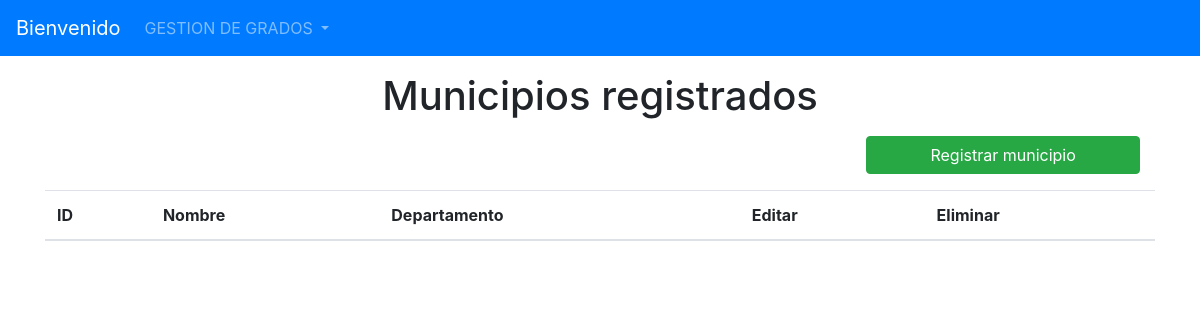
The page /listarMunicipios/ on the database as committed earlier.
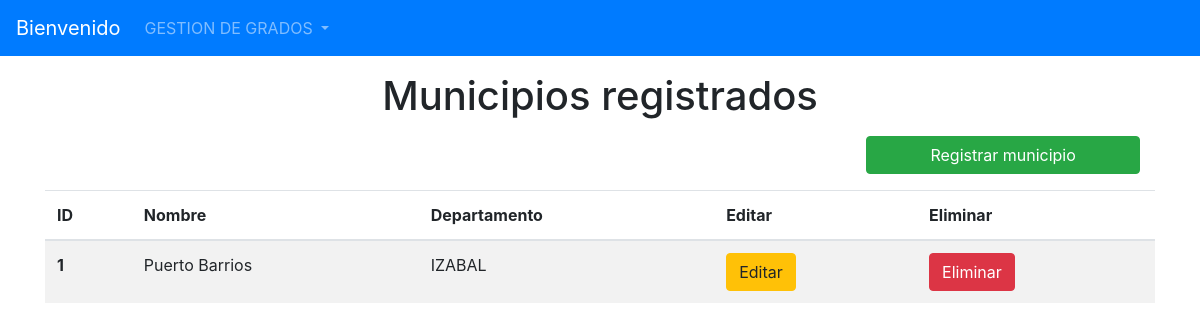
The same page on the database as committed later.
### Models/Municipio/models.py (models this page shows, shortened)
class Municipio(models.Model):
    id_muni = models.AutoField(primary_key=True)
    Nombre = models.CharField(max_length=30)
    departamento_id_depa= models.ForeignKey(Departamento, on_delete=models.CASCADE)

### Models/Departamento/models.py (models this page shows)
class Departamento(models.Model):
    id_depa = models.AutoField(primary_key=True)
    Nombre = models.CharField(max_length=30)
    def __str__(self):
        return self.Nombre

### Models/Municipio/views.py (the view)
# urls.py: path('listarMunicipios/', FormularioMunicipioView.listar_municipios, name='listarMunicipios'),
    def listar_municipios(request):
        municipios = Municipio.objects.all()
        return render(request, "ListaMunicipios.html", {"municipios": municipios})

### Templates/ListaMunicipios.html (shortened to what this page needs)
{% extends 'index.html' %}
{% block content %}
    <h1 align="center">Municipios registrados</h1>
    <div class="row col-12 justify-content-end mb-2 pr-0">
        <a class="btn btn-success col-md-3" href="{% url 'registrarMunicipio' %}">Registrar municipio</a>
    </div>
    <table class="table table-striped">
        <thead>
        <tr>
            <th scope="col">ID</th>
            <th scope="col">Nombre</th>
            <th scope="col">Departamento</th>
            <th scope="col">Editar</th>
            <th scope="col">Eliminar</th>
        </tr>
        </thead>
        <tbody>
        {% for municipio in municipios %}
            <tr>
            <th scope="row">{{ municipio.id_muni }}</th>
            <td>{{ municipio.Nombre }}</td>
            <td>{{ municipio.departamento_id_depa }}</td>
            <td>
                <a href="{% url 'MODIFICARM' municipio.pk %}" class="btn btn-warning btn-icon-split">
                    <span class="text">Editar</span>
                </a>
            </td>
            <td>
              <a href="{% url 'ELIMINARM' municipio.pk %}" class="btn btn-danger btn-icon-split">
                    <span class="text">Eliminar</span>
                </a>
            </td>
        {% endfor %}
        </tbody>
    </table>
{% endblock %}

Rows that differ between the two databases and show on the page:
added Municipio: id_muni "1", Nombre "Puerto Barrios", departamento_id_depa "IZABAL"
